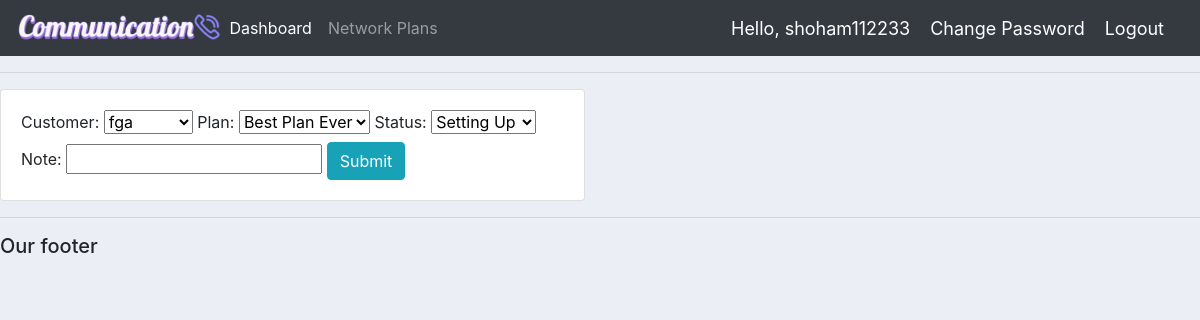
Screenshot of /update_order/15 (signed in) with the database file from the repository.
### accounts/models.py (models this page shows, shortened)
class Order(models.Model):
    STATUS = (
        ('Pending', 'Pending'),
        ('Setting Up', 'Setting Up'),
        ('Connected', 'Connected')
    )
    customer = models.ForeignKey(Customer, null=True, on_delete= models.SET_NULL)
    plan = models.ForeignKey(Plan, null=True, on_delete= models.SET_NULL)
    date_created = models.DateTimeField(auto_now_add=True, null=True)
    status = models.CharField(max_length=200, null=True, choices=STATUS)
    note = models.CharField(max_length=1000, null=True)

### accounts/views.py (the view)
# urls.py: path('update_order/<str:pk>', views.updateOrder, name='update_order'),
@login_required(login_url='login')
def updateOrder(request, pk):
    form = OrderForm()
    order = Order.objects.get(id=pk)
    form = OrderForm(instance=order)
    if request.method == 'POST':
        form = OrderForm(request.POST, instance=order)
        if form.is_valid():
            form.save()
            return redirect('/')
    context = {'form': form}
    return render(request, 'accounts/update_order.html', context)

### accounts/forms.py
class OrderForm(ModelForm):
    class Meta:
        model = Order
        fields = '__all__'

### accounts/models.py (called while the page is built)
    def __str__(self):
        return self.name

    def __str__(self):
        return self.name

### accounts/templates/accounts/update_order.html (shortened to what this page needs)
{% extends 'accounts/main.html' %}
{% load static %}
{% block content %}
<div class="row">
    <div class="col-md-6">
        <div class="card card-body">
            <form action="" method="POST">
                {{form}}
                <input class="btn btn-info" type="submit" name="Submit">
            </form>
        </div>
    </div>
</div>
{% endblock %}

### accounts/templates/accounts/navbar.html (shortened to what this page needs)
{% load static %}
<nav class="navbar navbar-expand-lg navbar-dark bg-dark">
    <img src="{% static 'images/logo.png' %}"
    width="205.4"
    height="34.4" >
    <div class="collapse navbar-collapse" id="navbarNav">
      <ul class="navbar-nav">
        <li class="nav-item active">
          <a class="nav-link" href="{% url 'home' %}">Dashboard</a>
        </li>
        <li class="nav-item">
          <a class="nav-link" href="{% url 'networkplans' %}">Network Plans</a>
        </li>
      </ul>
    </div>
    <span class="hello-msg">Hello, {{request.user}}</span>
    <span><a class="hello-msg" href={% url 'change_password' %}>Change Password</a></span>
    <span><a class="hello-msg" href={% url 'logout' %}>Logout</a></span>
  </nav>

### static/css/main.css (style rules this page uses)
body { background-color: #ebeff5; }

### accounts/templates/accounts/navbar.html (style rules this page uses)
.hello-msg { font-size: 18px; color: #fff; margin-right: 20px; }

### rows the page displays
Order: customer "fga", plan "Best Plan Ever", status "Setting Up"

### other values shown
{{ request.user }} "shoham112233"
